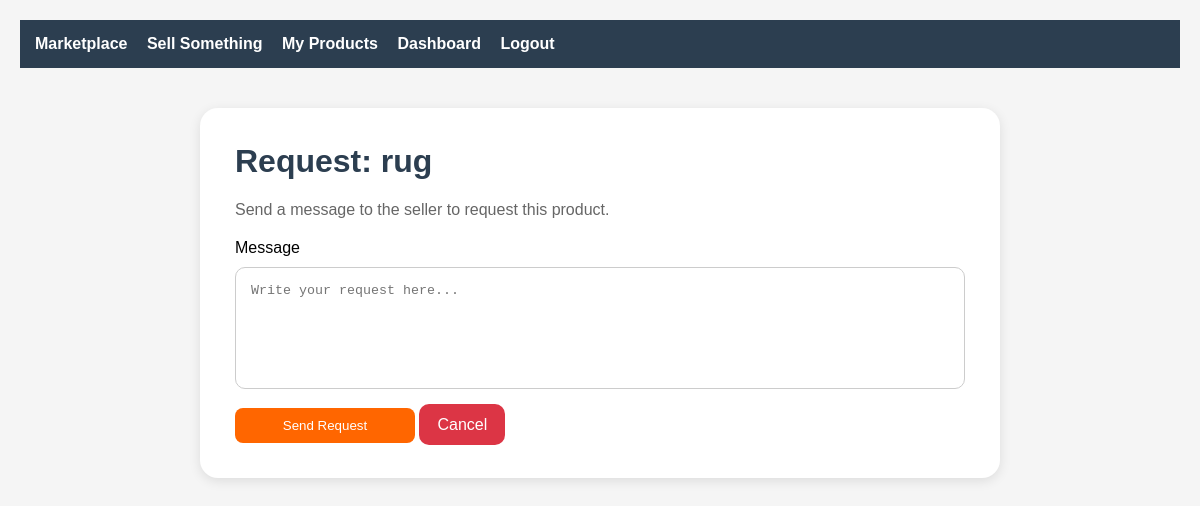
Before: /marketplace/request_product.php?id=2 with the older database file.
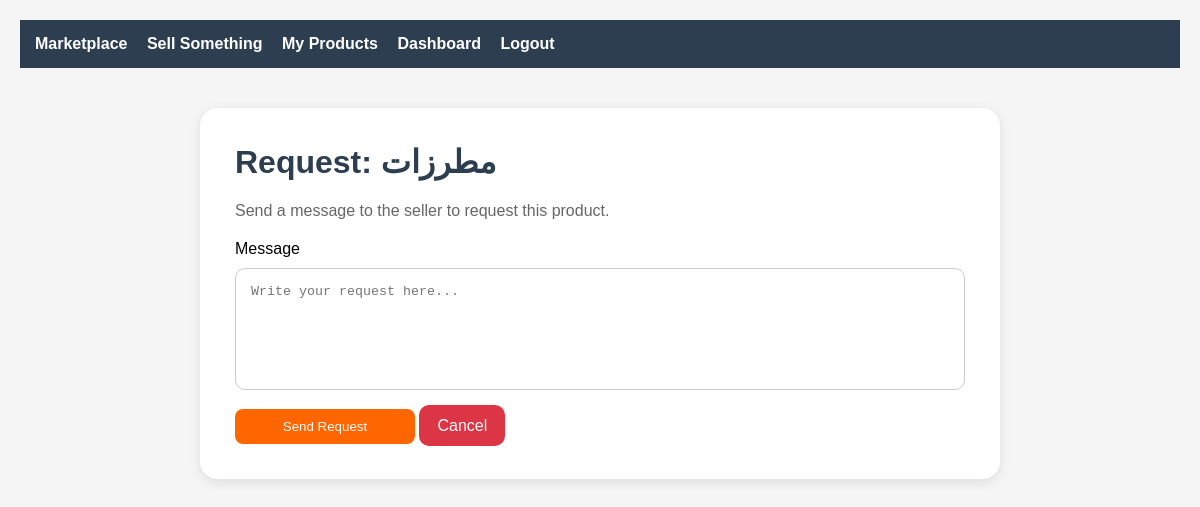
After: the same page with the newer database file.
### tables this page shows
CREATE TABLE `products` (
  `id` int(11) NOT NULL AUTO_INCREMENT,
  `user_id` int(11) DEFAULT NULL,
  `title` varchar(150) NOT NULL,
  `description` text DEFAULT NULL,
  `price` decimal(10,2) DEFAULT NULL,
  `image` varchar(255) DEFAULT NULL,
  `status` enum('pending','approved','rejected') DEFAULT 'pending',
  `created_at` timestamp NOT NULL DEFAULT current_timestamp(),
  PRIMARY KEY (`id`),
  KEY `user_id` (`user_id`),
  CONSTRAINT `products_ibfk_1` FOREIGN KEY (`user_id`) REFERENCES `users` (`id`) ON DELETE CASCADE
);

### marketplace/request_product.php (the view, shortened to what this page needs)
<?php
include "../database/db_connection.php";
$id = $_GET['id'];
$sql = "SELECT * FROM products WHERE id = $id";
$res = mysqli_query($conn, $sql);
$pro = mysqli_fetch_assoc($res);
?>
<!DOCTYPE html>
<html>
<head>
    <link rel="stylesheet"
          href="../assets/css/marketplace.css">
</head>
<body>
<div class="navbar">
    <a href="view_products.php">
        Marketplace
    </a>
    <a href="add_product.php">
        Sell Something
    </a>
    <a href="my_products.php">
        My Products
    </a>
    <a href="../<?php echo $_SESSION['role']; ?>/dashboard.php">
        Dashboard
    </a>
    <a href="../auth/logout.php">
        Logout
    </a>
</div>
<div class="container">
<div class="request-card">
    <h1>
        Request:
        <?= $pro['title']; ?>
    </h1>
    <p class="request-text">
        Send a message to the seller
        to request this product.
    </p>
    <form method="POST">
        <label>
            Message
        </label>
        <textarea
         name="msg"
         rows="6"
         placeholder="Write your request here..."
         required></textarea>
        <div class="request-actions">
            <button type="submit"
                    name="send"
                    class="order-btn">
                Send Request
            </button>
            <a class="cancel-btn"
               href="view_products.php">
               Cancel
            </a>
        </div>
    </form>
</div>
</div>
</body>
</html>

Changed rows visible on the page:
changed products: title "rug" → "مطرزات"
